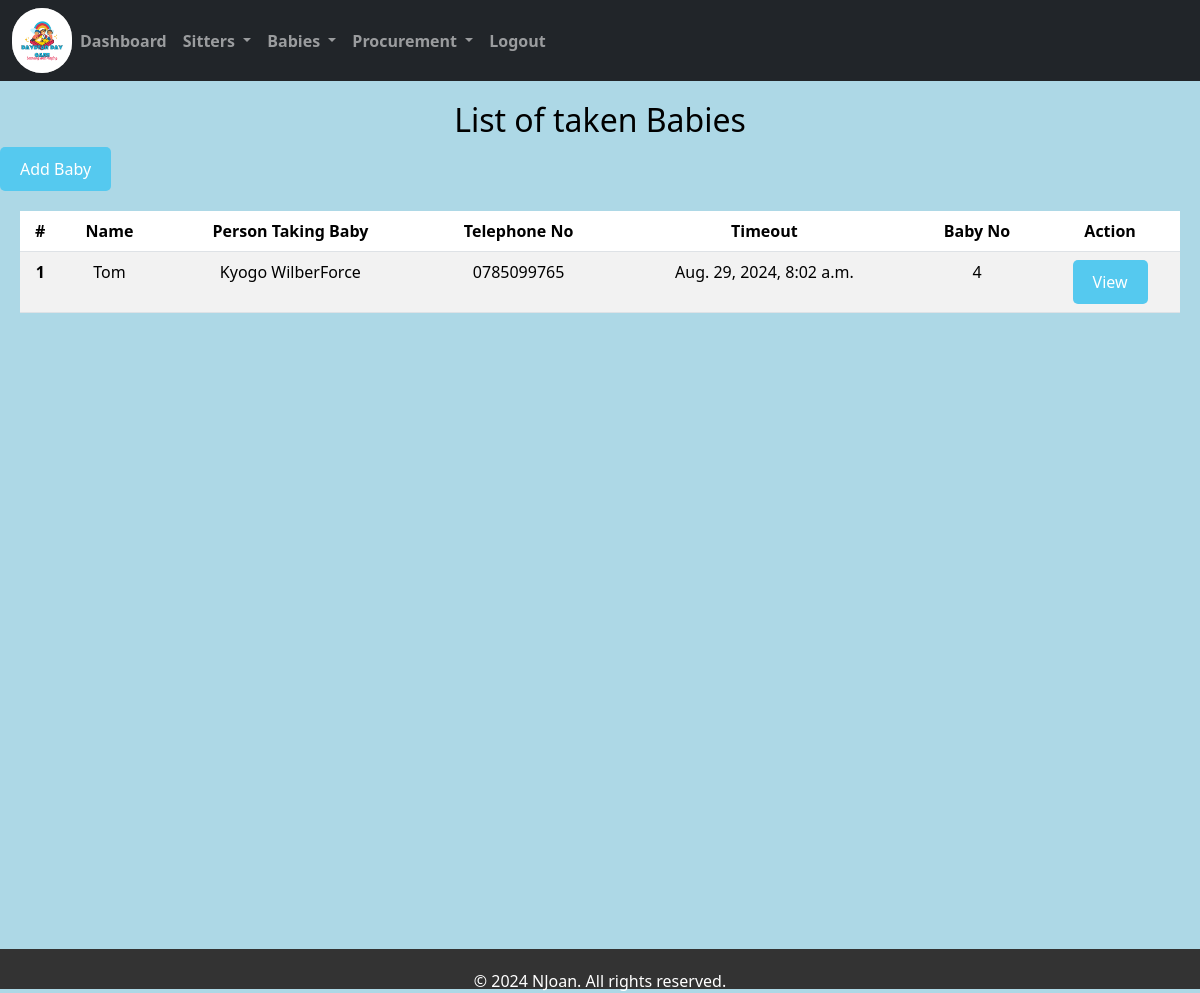
The page /bdeparturelist/ on the database its author committed.
### home/models.py (models this page shows, shortened)
class B_departure(models.Model):
    baby_names = models.ForeignKey(Babesform,on_delete=models.CASCADE)
    person_taking_baby = models.CharField(max_length=200)
    telephone_no = models.CharField(max_length=200)
    timeout = models.DateTimeField()
    babyno = models.IntegerField(default=0)
    comments = models.TextField(max_length=500)

class Babesform(models.Model):
    category_stay=models.CharField(max_length=200)
    baby_name = models.CharField(max_length=200)
    age = models.CharField(max_length=200, default=0)
    gender = models.CharField(max_length=100)
    location = models.CharField(max_length=50, null=True, default=None)
    sponsor = models.CharField(max_length=200)
    parentsname = models.CharField(max_length=200)
    babysno = models.CharField(max_length=200, default=0)
    timein = models.DateTimeField()
    brought_by = models.CharField(max_length=200)
    def __str__(self):
        return self.baby_name

### home/views.py (the view)
# urls.py: path('bdeparturelist/',views.bdeparturelist, name='bdeparturelist'),#babydeparturelist
def bdeparturelist(request):
   bdeparturelist = B_departure.objects.all()
   return render (request, 'bdeparturelist.html',{'bdeparturelist':bdeparturelist})

### home/templates/bdeparturelist.html (shortened to what this page needs)
{% extends 'base.html' %}
{% block content %}
<h2>List of taken Babies</h2>
<a href="/bdeparture" class="btn">Add Baby</a>
<div class="container">
  <table class="table table-striped">
    <thead>
      <tr>
        <th scope="col">#</th>
        <th scope="col">Name</th>
        <th scope="col">Person Taking Baby</th>
        <th scope="col">Telephone No</th>
        <th scope="col">Timeout</th>
        <th scope="col">Baby No</th>
        <th scope="col">Action</th>
      </tr>
    </thead>
    <tbody>
      {% for baby in bdeparturelist %}
      <tr>
        <th scope="row">{{ baby.id }}</th>
        <td>{{ baby.baby_names }}</td>
        <td>{{ baby.person_taking_baby }}</td>
        <td>{{ baby.telephone_no }}</td>
        <td>{{ baby.timeout }}</td>
        <td>{{ baby.babyno }}</td>
        <td><a href="{% url 'bdepartureview' id=baby.id %}" class="btn">View</a></td>
      </tr>
      {% endfor %}
    </tbody>
  </table>
</div>
<br><br><br><br><br><br><br><br><br><br><br><br><br><br><br><br><br><br><br><br><br><br><br><br><br>
{% endblock %}

### home/templates/bdeparturelist.html (style rules this page uses)
h2 { text-align: center; color: black; margin-top: 20px; }
body { background-color: lightblue; margin: 0; padding: 0; }
.container { padding: 20px; max-width: 100%; overflow-x: auto; }
.btn { background-color: rgb(85, 201, 239); color: white; padding: 10px 20px; border: none; border-radius: 5px; cursor: pointer; text-decoration: none; }
.table { width: 100%; margin-left: 0; }
.table th, .table td { text-align: center; padding: 8px; }

### rows shown on the page
B_departure: id "1", baby_names "Tom", person_taking_baby "Kyogo WilberForce", telephone_no "0785099765", timeout "Aug. 29, 2024, 8:02 a.m.", babyno "4"
